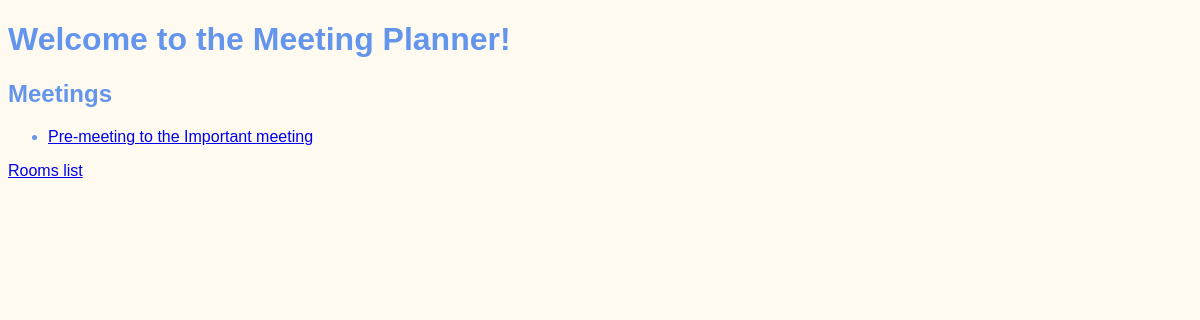
/, run on an earlier commit of the app's database.
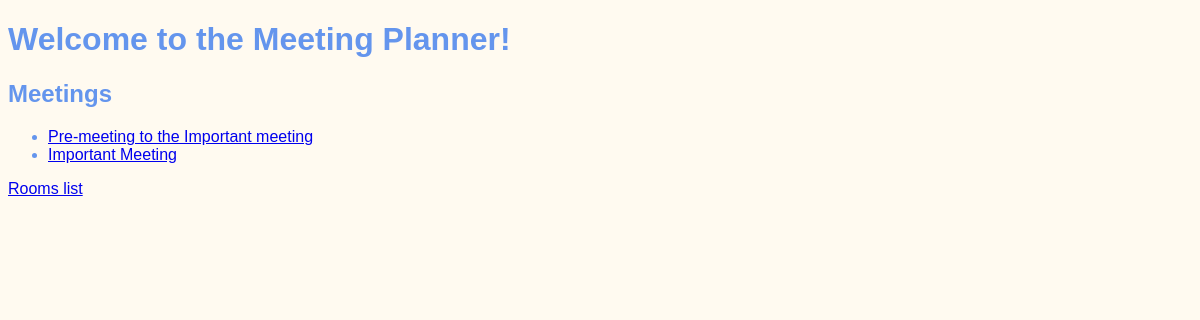
And on a later commit of the database.
### meetings/models.py (models this page shows, shortened)
class Meeting(models.Model):
    title = models.CharField(max_length=200)
    date = models.DateField()
    start_time = models.TimeField(default=time(9))
    duration = models.IntegerField(default=1)
    room = models.ForeignKey(Room, on_delete=models.CASCADE)
    detail = models.CharField(max_length=100, default="Provide meeting details...")
    objects = models.Manager()

### website/views.py (the view)
# urls.py: path('', welcome, name='home'),
def welcome(request):
    return render(request, "website/welcome.html", {
        "meetings": Meeting.objects.all()
    })

### website/templates/website/welcome.html (shortened to what this page needs)
{% extends "base.html" %}
{% block content %}
    <h1>Welcome to the Meeting Planner!</h1>
        <h2>Meetings</h2>
        <ul>
            {% for meeting in meetings %}
                <li>
                    <a href="{% url 'detail' meeting.id %}">
                        {{ meeting.title }}
                    </a>
                </li>
            {% endfor %}
        </ul>
        <a href="{% url 'rooms' %}">Rooms list</a>
{% endblock %}

### website/templates/base.html (shortened to what this page needs)
{% load static %}
<!DOCTYPE html>
<html lang="en">
<head>
    <link rel="stylesheet" href="{% static 'website/style.css' %}">
</head>
<body>
    {% block content %}
    {% endblock %}
</body>
</html>

### website/static/website/style.css (style rules this page uses)
body { font-family: sans-serif; color: cornflowerblue; background-color: floralwhite; }

What changed in the data, as far as the page shows it:
added Meeting: title "Important Meeting"
